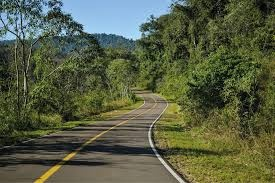
#> input picture procesamiento_imagenes/resultados/imagen_original.jpg, 275 x 183 px, given in place of cascada.jpg, which was not available
$ python procesamiento.py
#> lines starting #> are read from the running program, lines starting #| are printed output that depends on the picture; pictures that were not available may be replaced by others from this repository, and a replacement may not be noted
import cv2
import numpy as np
import matplotlib.pyplot as plt
import os

# ==============================
# RUTAS
# ==============================

RUTA_IMAGEN = "imagenes/cascada.jpg"
CARPETA_RESULTADOS = "resultados"

if not os.path.exists(CARPETA_RESULTADOS):
    os.makedirs(CARPETA_RESULTADOS)


# ==============================
# CARGAR IMAGEN
# ==============================

imagen_bgr = cv2.imread(RUTA_IMAGEN)
#> imagen_bgr is the input picture: shape (183, 275, 3); mean B, G, R 67.8, 93.7, 86.8

if imagen_bgr is None:
    print("Error: no se pudo cargar la imagen.")
    print("Verifica que exista:", RUTA_IMAGEN)
    exit()

# OpenCV carga en BGR, convertimos a RGB
imagen = cv2.cvtColor(imagen_bgr, cv2.COLOR_BGR2RGB)

# Redimensionar si es muy grande
alto, ancho, canales = imagen.shape
#> alto = 183; ancho = 275; canales = 3
max_ancho = 600

if ancho > max_ancho:
    escala = max_ancho / ancho
    nuevo_ancho = int(ancho * escala)
    nuevo_alto = int(alto * escala)
    imagen = cv2.resize(imagen, (nuevo_ancho, nuevo_alto))

alto, ancho, canales = imagen.shape


# ==============================
# FILTRO DE SUAVIZADO 3x3
# ==============================

def filtro_suavizado_3x3(imagen):
    alto, ancho, canales = imagen.shape
#> alto = 183; ancho = 275; canales = 3
    salida = np.zeros_like(imagen)

    for y in range(alto):
        for x in range(ancho):
            suma_r = 0
            suma_g = 0
            suma_b = 0
            contador = 0

            # Ventana 3x3 alrededor del píxel
            for dy in range(-1, 2):
                for dx in range(-1, 2):
                    ny = y + dy
                    nx = x + dx

                    if 0 <= ny < alto and 0 <= nx < ancho:
                        r, g, b = imagen[ny, nx]

                        suma_r += int(r)
                        suma_g += int(g)
                        suma_b += int(b)

                        contador += 1

            salida[y, x, 0] = suma_r // contador
            salida[y, x, 1] = suma_g // contador
            salida[y, x, 2] = suma_b // contador
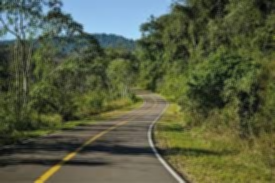
#> salida: shape (183, 275, 3); mean R, G, B 86.4, 93.2, 67.4

    return salida


# ==============================
# CLASIFICACIÓN DE TEXTURAS
# ==============================

def clasificar_texturas(imagen):
    alto, ancho, canales = imagen.shape
#> alto = 183; ancho = 275; canales = 3
    salida = np.zeros_like(imagen)

    contador_cesped = 0
    contador_tierra = 0
    contador_cemento = 0
    contador_asfalto = 0

    for y in range(alto):
        for x in range(ancho):
            r = int(imagen[y, x, 0])
            g = int(imagen[y, x, 1])
            b = int(imagen[y, x, 2])

            brillo = (r + g + b) / 3

            diferencia_rg = abs(r - g)
            diferencia_rb = abs(r - b)
            diferencia_gb = abs(g - b)

            # Césped / vegetación
            if g > r * 1.12 and g > b * 1.12:
                salida[y, x] = [40, 160, 60]
                contador_cesped += 1

            # Asfalto / sombra
            elif brillo < 85:
                salida[y, x] = [45, 45, 45]
                contador_asfalto += 1

            # Tierra: tonos marrones, amarillentos o rojizos
            elif r > 80 and g > 45 and b < 140 and r > b * 1.10:
                salida[y, x] = [150, 90, 45]
                contador_tierra += 1

            # Cemento / superficie clara o grisácea
            elif diferencia_rg < 45 and diferencia_rb < 45 and diferencia_gb < 45:
                salida[y, x] = [170, 170, 170]
                contador_cemento += 1

            # Por defecto: superficie clara similar a cemento
            else:
                salida[y, x] = [170, 170, 170]
                contador_cemento += 1
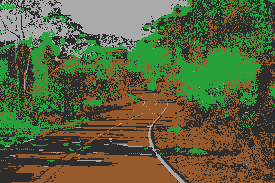
#> salida: shape (183, 275, 3); mean R, G, B 89.7, 99.1, 63.5
#> after the loop, contador_asfalto = 18210; contador_cemento = 6086; contador_cesped = 11309; contador_tierra = 14720

    total_pixeles = alto * ancho
#> total_pixeles = 50325

    porcentajes = {
        "Césped / vegetación": (contador_cesped / total_pixeles) * 100,
        "Tierra": (contador_tierra / total_pixeles) * 100,
        "Cemento / superficie clara": (contador_cemento / total_pixeles) * 100,
        "Asfalto / sombra": (contador_asfalto / total_pixeles) * 100
    }
#> porcentajes = {'Césped / vegetación': 22.47, 'Tierra': 29.25, 'Cemento / superficie clara': 12.09, 'Asfalto / sombra': 36.18}

    return salida, porcentajes


# ==============================
# PROCESAR IMAGEN
# ==============================

imagen_suavizada = filtro_suavizado_3x3(imagen)
imagen_clasificada, porcentajes = clasificar_texturas(imagen)


# ==============================
# GUARDAR RESULTADOS
# ==============================

cv2.imwrite(
    os.path.join(CARPETA_RESULTADOS, "imagen_original.jpg"),
    cv2.cvtColor(imagen, cv2.COLOR_RGB2BGR)
)

cv2.imwrite(
    os.path.join(CARPETA_RESULTADOS, "imagen_suavizada_3x3.jpg"),
    cv2.cvtColor(imagen_suavizada, cv2.COLOR_RGB2BGR)
)

cv2.imwrite(
    os.path.join(CARPETA_RESULTADOS, "imagen_clasificada_texturas.jpg"),
    cv2.cvtColor(imagen_clasificada, cv2.COLOR_RGB2BGR)
)


# ==============================
# MOSTRAR PORCENTAJES
# ==============================

print("\nRESULTADOS DE CLASIFICACIÓN")
print("---------------------------")

for textura, porcentaje in porcentajes.items():
    print(f"{textura}: {porcentaje:.2f}%")
#> this loop made 4 passes
#> (textura, porcentaje) on passes 1 to 4: ('Césped / vegetación', 22.47), ('Tierra', 29.25), ('Cemento / superficie clara', 12.09), ('Asfalto / sombra', 36.18)
#| Césped / vegetación: 22.47%
#| Tierra: 29.25%
#| Cemento / superficie clara: 12.09%
#| Asfalto / sombra: 36.18%


# ==============================
# MOSTRAR IMÁGENES
# ==============================

plt.figure(figsize=(14, 6))

plt.subplot(1, 3, 1)
plt.imshow(imagen)
plt.title("Imagen original")
plt.axis("off")

plt.subplot(1, 3, 2)
plt.imshow(imagen_suavizada)
plt.title("Filtro suavizado 3x3")
plt.axis("off")

plt.subplot(1, 3, 3)
plt.imshow(imagen_clasificada)
plt.title("Clasificación de texturas")
plt.axis("off")

plt.tight_layout()
plt.show()
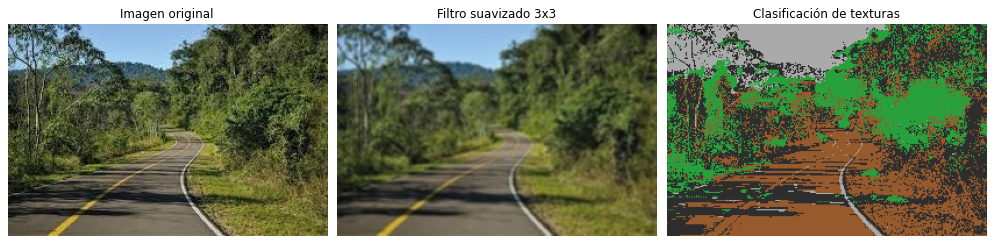
#> figure drawn by matplotlib, 3 panels
